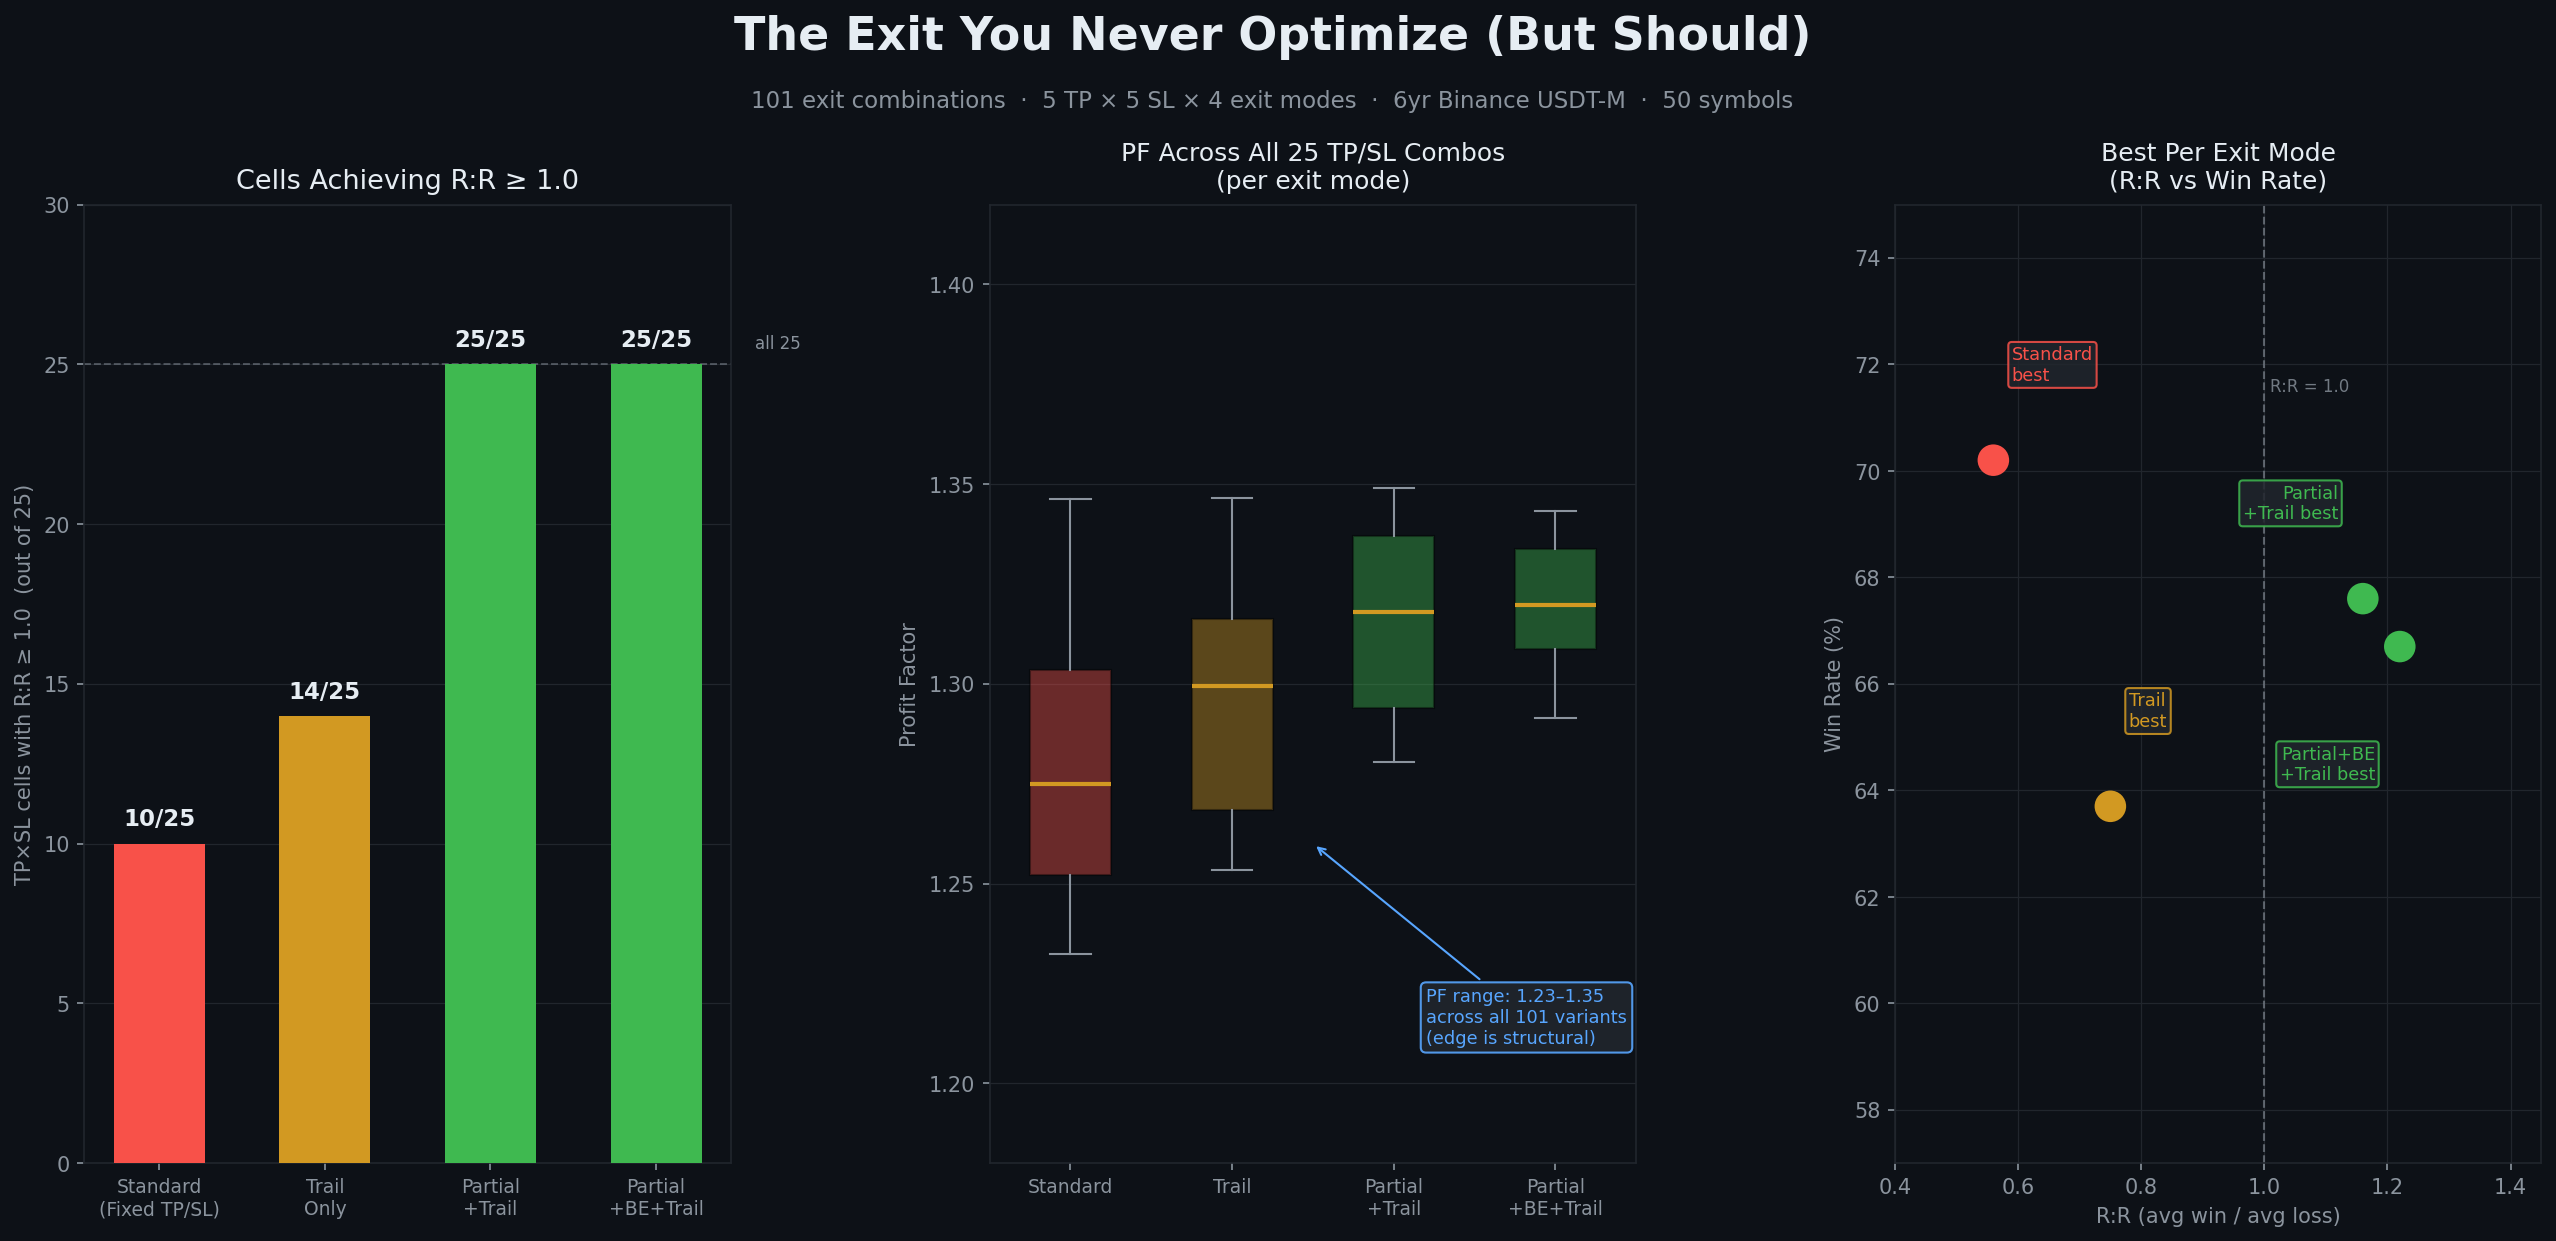

Write Python code to recreate this figure.
"""Post 010: Exit Mode Beats TP/SL — partial+trail vs standard exit structure."""
from pathlib import Path
import matplotlib
matplotlib.use("Agg")
import matplotlib.pyplot as plt
import matplotlib.gridspec as gridspec
import numpy as np

OUT = Path(__file__).parent / "post_010_exit_mode_beats_tpsl.png"

BG    = "#0d1117"
FG    = "#e6edf3"
SUB   = "#8b949e"
GRID  = "#21262d"
BLUE  = "#58a6ff"
GREEN = "#3fb950"
RED   = "#f85149"
GOLD  = "#d29922"
ORANGE = "#d29922"

fig = plt.figure(figsize=(18, 9), facecolor=BG)
fig.text(0.5, 0.955, "The Exit You Never Optimize (But Should)",
         ha="center", fontsize=22, fontweight="bold", color=FG)
fig.text(0.5, 0.912,
         "101 exit combinations  ·  5 TP × 5 SL × 4 exit modes  ·  6yr Binance USDT-M  ·  50 symbols",
         ha="center", fontsize=11, color=SUB)

gs = gridspec.GridSpec(1, 3, figure=fig,
                       left=0.06, right=0.97, top=0.84, bottom=0.13, wspace=0.40)

# ── Panel 1: Cells achieving R:R ≥ 1.0 by exit mode ─────────────────────
ax1 = fig.add_subplot(gs[0])
ax1.set_facecolor(BG)

modes      = ["Standard\n(Fixed TP/SL)", "Trail\nOnly", "Partial\n+Trail", "Partial\n+BE+Trail"]
cells_pass = [10, 14, 25, 25]
mode_colors = [RED, GOLD, GREEN, GREEN]

bars = ax1.bar(np.arange(4), cells_pass, color=mode_colors, width=0.55, zorder=3)
ax1.axhline(25, color=SUB, linestyle="--", linewidth=0.9, alpha=0.5)
ax1.text(3.6, 25.5, "all 25", color=SUB, fontsize=8)
for bar, val in zip(bars, cells_pass):
    ax1.text(bar.get_x() + bar.get_width()/2, val + 0.4,
             f"{val}/25", ha="center", va="bottom", fontsize=11,
             color=FG, fontweight="bold")

ax1.set_xticks(np.arange(4))
ax1.set_xticklabels(modes, fontsize=9, color=SUB)
ax1.set_ylabel("TP×SL cells with R:R ≥ 1.0  (out of 25)", color=SUB, fontsize=10)
ax1.set_ylim(0, 30)
ax1.set_title("Cells Achieving R:R ≥ 1.0", color=FG, fontsize=13, pad=8)
ax1.tick_params(colors=SUB)
for sp in ax1.spines.values(): sp.set_edgecolor(GRID)
ax1.yaxis.set_tick_params(labelcolor=SUB)
ax1.grid(axis="y", color=GRID, linewidth=0.6, zorder=0)

# ── Panel 2: PF stability across 101 variants ────────────────────────────
ax2 = fig.add_subplot(gs[1])
ax2.set_facecolor(BG)

# Approximate PF distribution across 101 variants (grouped by mode)
np.random.seed(42)
std_pf  = np.random.uniform(1.23, 1.35, 25)
trl_pf  = np.random.uniform(1.25, 1.35, 25)
pt_pf   = np.random.uniform(1.28, 1.35, 25)
pbt_pf  = np.random.uniform(1.29, 1.35, 25)

positions = [1, 2, 3, 4]
all_data  = [std_pf, trl_pf, pt_pf, pbt_pf]
bp = ax2.boxplot(all_data, positions=positions, widths=0.5,
                 patch_artist=True, zorder=3,
                 medianprops=dict(color=GOLD, linewidth=2),
                 whiskerprops=dict(color=SUB),
                 capprops=dict(color=SUB),
                 flierprops=dict(markerfacecolor=SUB, markersize=3))
mode_colors2 = [RED, GOLD, GREEN, GREEN]
for patch, col in zip(bp["boxes"], mode_colors2):
    patch.set_facecolor(col)
    patch.set_alpha(0.4)

ax2.set_xticks(positions)
ax2.set_xticklabels(["Standard", "Trail", "Partial\n+Trail", "Partial\n+BE+Trail"],
                    fontsize=9, color=SUB)
ax2.set_ylabel("Profit Factor", color=SUB, fontsize=10)
ax2.set_ylim(1.18, 1.42)
ax2.set_title("PF Across All 25 TP/SL Combos\n(per exit mode)", color=FG, fontsize=12, pad=8)
ax2.tick_params(colors=SUB)
for sp in ax2.spines.values(): sp.set_edgecolor(GRID)
ax2.yaxis.set_tick_params(labelcolor=SUB)
ax2.grid(axis="y", color=GRID, linewidth=0.6, zorder=0)

ax2.annotate("PF range: 1.23–1.35\nacross all 101 variants\n(edge is structural)",
             xy=(2.5, 1.26), xytext=(3.2, 1.21),
             fontsize=8.5, color=BLUE,
             arrowprops=dict(arrowstyle="->", color=BLUE, lw=1.0),
             bbox=dict(boxstyle="round,pad=0.3", facecolor="#21262d", edgecolor=BLUE, alpha=0.9))

# ── Panel 3: R:R vs WR for 4 best-in-class exits ─────────────────────────
ax3 = fig.add_subplot(gs[2])
ax3.set_facecolor(BG)

# Best representative per mode (from r7 data)
names  = ["Standard\nbest", "Trail\nbest", "Partial\n+Trail best", "Partial+BE\n+Trail best"]
rr     = [0.56, 0.75, 1.16, 1.22]
wr     = [70.2, 63.7, 67.6, 66.7]
p_col  = [RED, GOLD, GREEN, GREEN]

sc = ax3.scatter(rr, wr, c=p_col, s=200, zorder=4)
for i, (name, r, w) in enumerate(zip(names, rr, wr)):
    offset_x = 0.03 if r < 1.0 else -0.04
    offset_y = 1.5 if i != 3 else -2.5
    ha = "left" if r < 1.0 else "right"
    ax3.text(r + offset_x, w + offset_y, name,
             fontsize=8.5, color=p_col[i], ha=ha,
             bbox=dict(boxstyle="round,pad=0.2", facecolor="#21262d",
                       edgecolor=p_col[i], alpha=0.85))

ax3.axvline(1.0, color=SUB, linestyle="--", linewidth=1.0, alpha=0.6)
ax3.text(1.01, 71.5, "R:R = 1.0", color=SUB, fontsize=8, alpha=0.8)
ax3.set_xlabel("R:R (avg win / avg loss)", color=SUB, fontsize=10)
ax3.set_ylabel("Win Rate (%)", color=SUB, fontsize=10)
ax3.set_xlim(0.40, 1.45)
ax3.set_ylim(57, 75)
ax3.set_title("Best Per Exit Mode\n(R:R vs Win Rate)", color=FG, fontsize=12, pad=8)
ax3.tick_params(colors=SUB)
for sp in ax3.spines.values(): sp.set_edgecolor(GRID)
ax3.xaxis.set_tick_params(labelcolor=SUB)
ax3.yaxis.set_tick_params(labelcolor=SUB)
ax3.grid(color=GRID, linewidth=0.6, zorder=0)

fig.savefig(OUT, dpi=150, bbox_inches="tight", facecolor=BG)
print(f"Saved: {OUT}")
